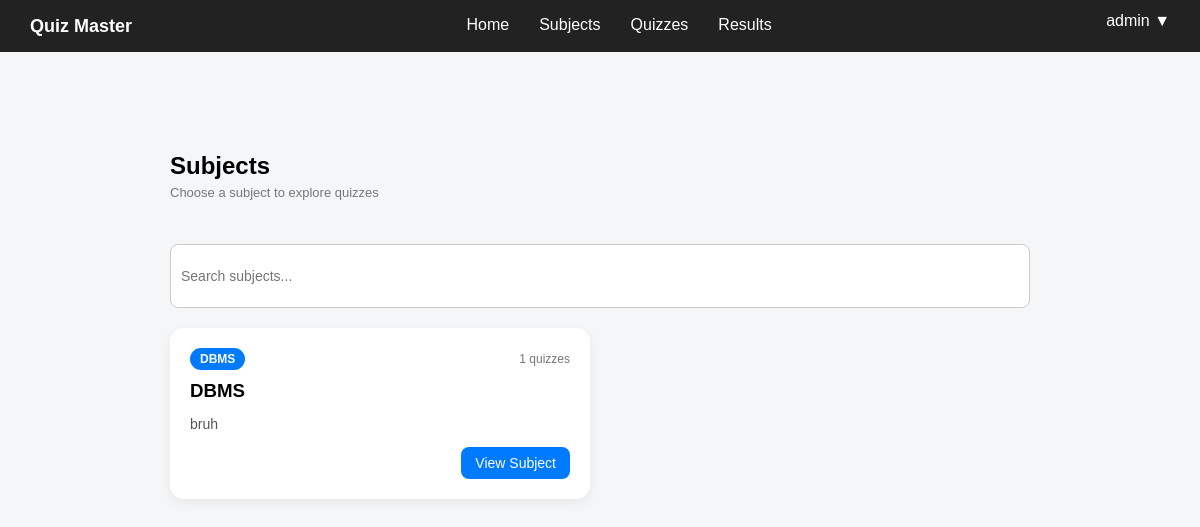
Page /dashboard/subjects (signed in) on the earlier database version.
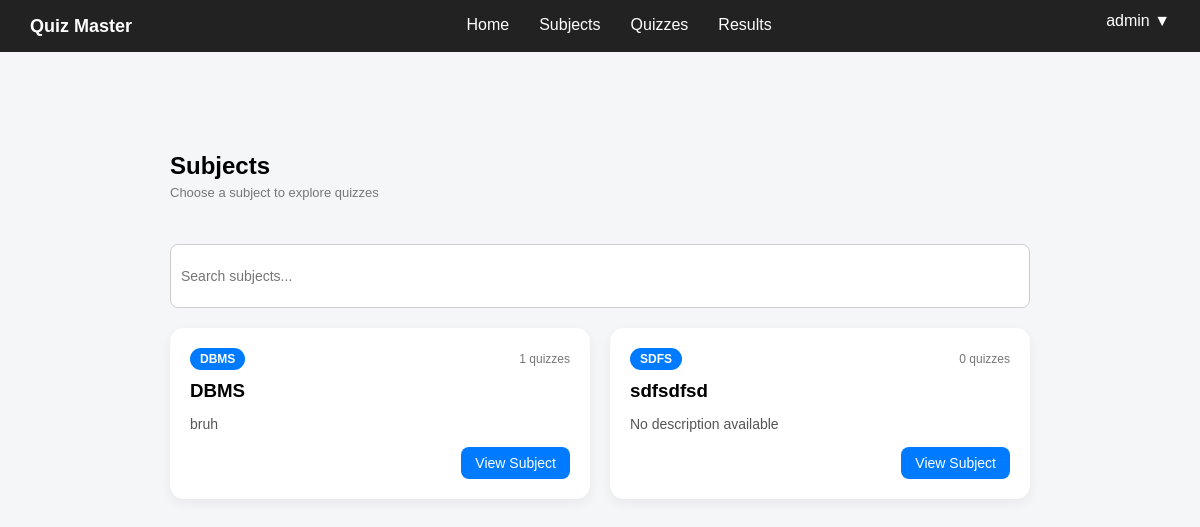
Same page on the later database version.
### controller/models.py (models this page shows)
class Subject(db.Model):
    __tablename__ = "subjects"
    id = db.Column(db.Integer, primary_key=True)
    name = db.Column(db.String(100), nullable=False)
    description = db.Column(db.Text)
    quizzes = db.relationship("Quiz", backref="subject", lazy=True)

### app.py (the view)
@app.route("/dashboard/subjects")
def student_subjects():
    user_id = session.get("user_id")
    if not user_id:
        return redirect(url_for("login"))
    subjects = Subject.query.all()
    return render_template("student_subjects.html", subjects=subjects)

### templates/student_subjects.html (shortened to what this page needs)
{% extends "base.html" %}
{% block content %}
<div class="container">
    <div class="header">
        <div>
            <h1>Subjects</h1>
            <p class="subtitle">Choose a subject to explore quizzes</p>
        </div>
    </div>
    <div class="top-bar">
        <input type="text" placeholder="Search subjects..." id="searchInput">
    </div>
    <div class="subject-grid">
        {% for s in subjects %}
        <div class="subject-card">
            <div class="subject-top">
                <div class="badge">
                    {{ s.name[:4] | upper }}
                </div>
                <span class="count">
                    {{ s.quizzes|length }} quizzes
                </span>
            </div>
            <h3>{{ s.name }}</h3>
            <p>
                {{ s.description if s.description else "No description available" }}
            </p>
            <div class="subject-bottom">
                <button class="btn view"
                    onclick="location.href='{{ url_for('student_subject_quizzes', subject_id=s.id) }}'">
                    View Subject
                </button>
            </div>
        </div>
        {% endfor %}
    </div>
</div>
{% endblock %}

Differences in the rows shown:
added Subject: name "SDFS", quizzes|length "0", name "sdfsdfsd", description "No description available"
